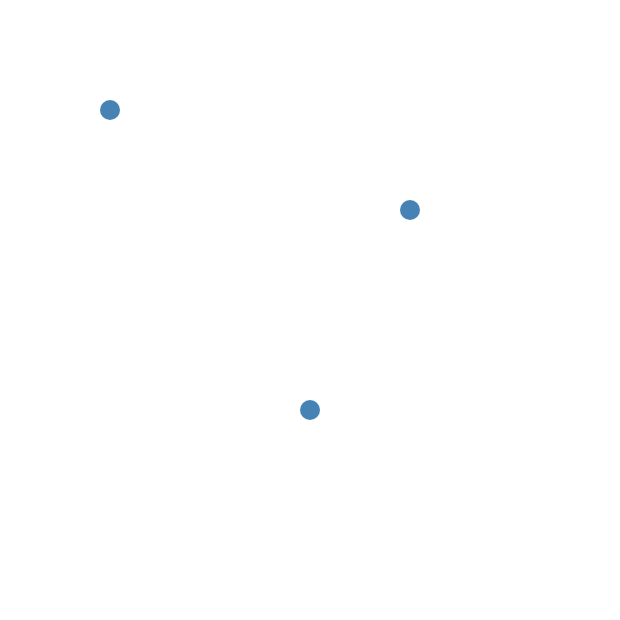

Specify this chart in Vega-Lite:
### Vega specification from a JSON file in a GitHub repository (floating-point values rounded to 4 significant figures)
{"$schema": "https://vega.github.io/schema/vega/v6.json", "width": 300, "height": 300, "padding": 5, "autosize": "none", "data": [{"name": "nodes", "values": [{"id": 0, "x": 50, "y": 50}, {"id": 1, "x": 200, "y": 100}, {"id": 2, "x": 150, "y": 200}]}, {"name": "links", "values": [{"source": 0, "target": 1}, {"source": 1, "target": 2}]}], "marks": [{"type": "symbol", "from": {"data": "nodes"}, "encode": {"update": {"x": {"field": "x"}, "y": {"field": "y"}, "size": {"value": 100}, "fill": {"value": "steelblue"}}}}, {"type": "rule", "from": {"data": "links"}, "encode": {"update": {"x": {"field": "source.x"}, "y": {"field": "source.y"}, "x2": {"field": "target.x"}, "y2": {"field": "target.y"}, "stroke": {"value": "#999"}, "strokeWidth": {"value": 1}}}}]}
